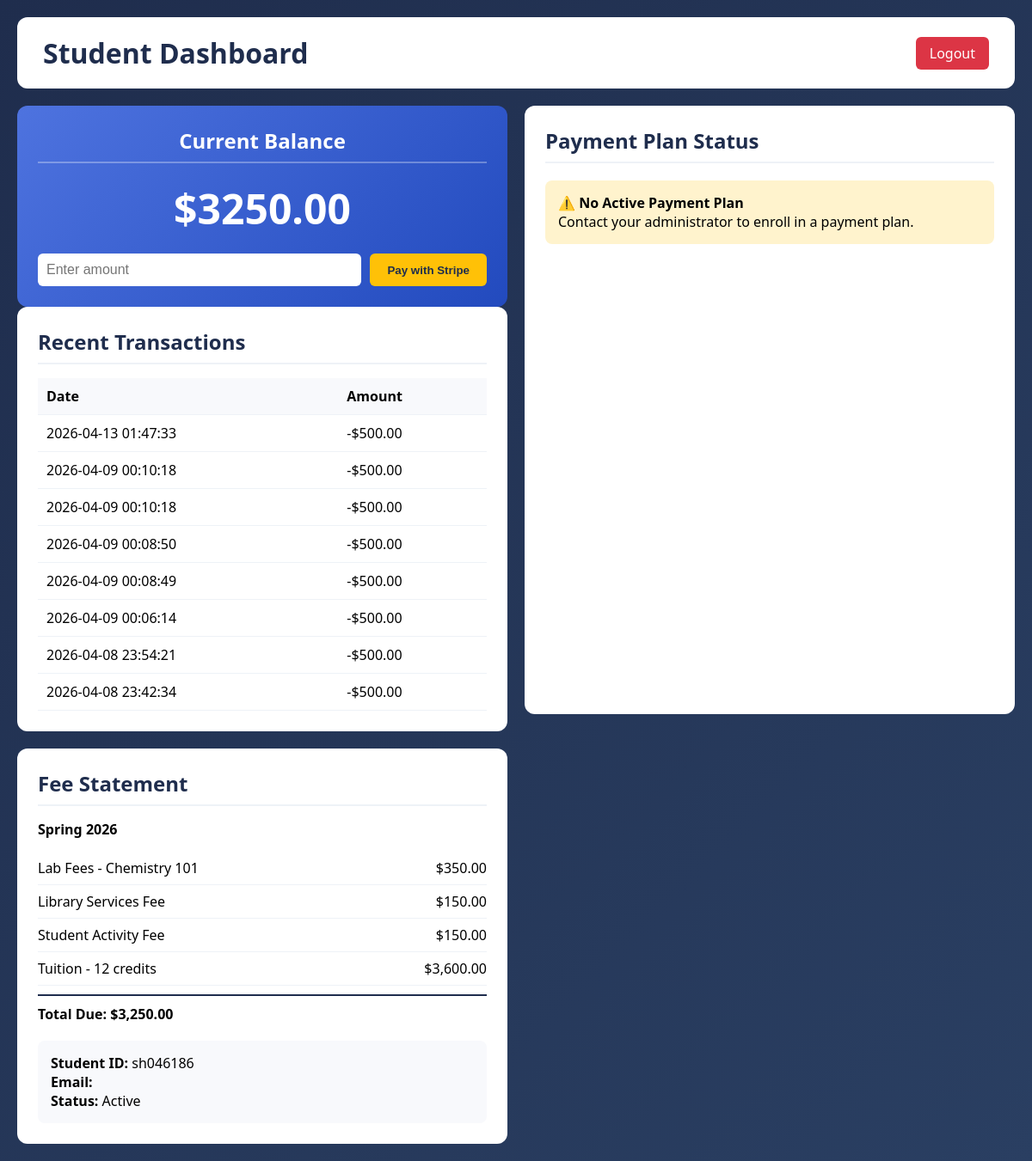
Page /student/dashboard (signed in) on the earlier database version.
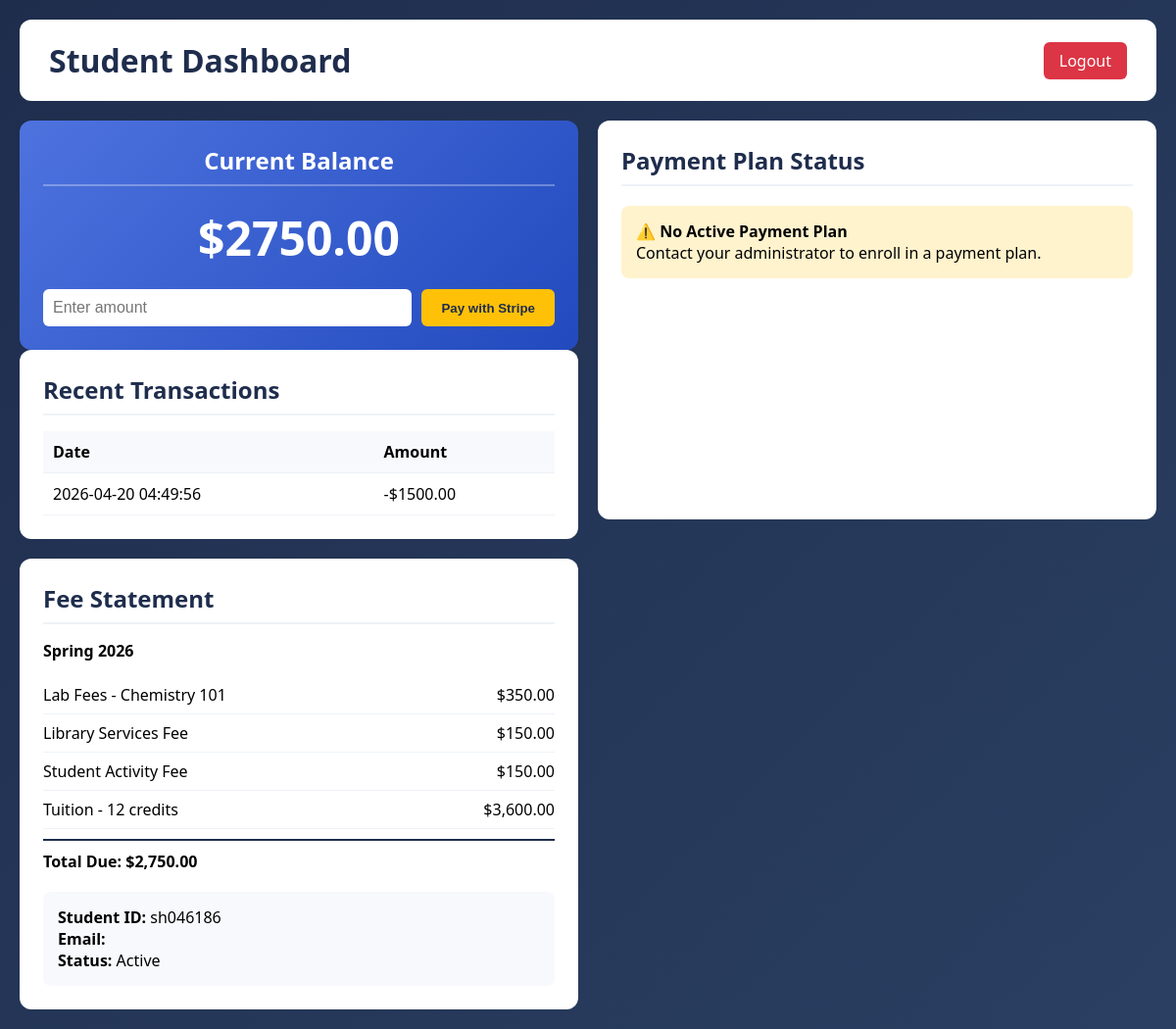
Same page on the later database version.
### tables this page shows
CREATE TABLE students (
                id INTEGER PRIMARY KEY AUTOINCREMENT,
                student_id TEXT UNIQUE NOT NULL,
                name TEXT NOT NULL,
                email TEXT UNIQUE NOT NULL,
                password_hash TEXT NOT NULL,
                balance DECIMAL(10,2) DEFAULT 0.00,
                role TEXT DEFAULT 'student',
                created_at TIMESTAMP DEFAULT CURRENT_TIMESTAMP
            );

CREATE TABLE payments (
                id INTEGER PRIMARY KEY AUTOINCREMENT,
                student_id INTEGER NOT NULL,
                amount DECIMAL(10,2) NOT NULL,
                payment_date TIMESTAMP DEFAULT CURRENT_TIMESTAMP,
                mock_mode BOOLEAN DEFAULT 1,
                FOREIGN KEY (student_id) REFERENCES students(id) ON DELETE CASCADE
            );

CREATE TABLE fee_items (
                id INTEGER PRIMARY KEY AUTOINCREMENT,
                student_id INTEGER NOT NULL,
                semester TEXT NOT NULL,
                description TEXT NOT NULL,
                amount DECIMAL(10,2) NOT NULL,
                category TEXT,
                FOREIGN KEY (student_id) REFERENCES students(id) ON DELETE CASCADE
            );

### app.py (the view)
@app.route("/student/dashboard")
def student_dashboard():
    if "student_id" not in session:
        return redirect(url_for("login"))
    if session.get("role") == "admin":
        return redirect(url_for("admin_dashboard"))
    student_id = session["student_id"]
    payment_message = session.pop("payment_message", None)
    balance_info = tuition_service.get_student_balance(student_id)
    statement = tuition_service.generate_fee_statement(student_id)
    payment_history = tuition_service.get_payment_history(student_id)
    return render_template(
        "student_dashboard.html",
        student=balance_info,
        statement=statement,
        payment_history=payment_history,
        payment_message=payment_message,
        current_year=datetime.now().year,
    )

### models.py (called while the page is built)
    @staticmethod
    def find_by_student_id(student_id: str) -> Optional["Student"]:
        conn = sqlite3.connect("tuition.db")
        conn.row_factory = sqlite3.Row
        cursor = conn.cursor()
        cursor.execute("SELECT * FROM students WHERE student_id = ?", (student_id,))
        row = cursor.fetchone()
        conn.close()
        if row:
            return Student(
                id=row["id"],
                student_id=row["student_id"],
                name=row["name"],
                email=row["email"],
                password_hash=row["password_hash"],  # ADD this
                balance=row["balance"],
                role=row["role"],
            )
        return None

### services.py (called while the page is built)
    def _get_current_semester(self) -> str:
        now = datetime.now()
        year = now.year
        if now.month <= 5:
            return f"Spring {year}"
        elif now.month <= 8:
            return f"Summer {year}"
        else:
            return f"Fall {year}"

    def _is_on_payment_plan(self, student_id: int) -> bool:
        return student_id in self._active_plans

### templates/student_dashboard.html (shortened to what the changed rows need)
<!DOCTYPE html>
<html lang="en">
<head>
</head>
<body>
    <div class="container">
        <div class="header">
            <h1>Student Dashboard</h1>
        </div>
        <div class="dashboard-grid">
            <div>
                <div class="card balance-card">
                    <h2>Current Balance</h2>
                    <div class="balance-amount" id="balance-amount">
                        {% if student %}
                        ${{ "%.2f"|format(student.balance) }}
                        {% else %}
                        $0.00
                        {% endif %}
                    </div>
                    <div class="payment-form">
                        <input type="number" id="payment-amount" class="payment-input" placeholder="Enter amount"
                            step="0.01">
                        <button class="pay-btn" onclick="makeStripePayment()">Pay with Stripe</button>
                    </div>
                </div>
                <div class="card">
                    <h2>Recent Transactions</h2>
                    <table>
                        <thead>
                            <tr>
                                <th>Date</th>
                                <th>Amount</th>
                            </tr>
                        </thead>
                        <tbody id="transactions-body">
                            {% if payment_history and payment_history.payments %}
                            {% for p in payment_history.payments %}
                            <tr>
                                <td>{{ p.date }}</td>
                                <td>-${{ "%.2f"|format(p.amount) }}</td>
                            </tr>
                            {% endfor %}
                            {% else %}
                            <tr>
                                <td colspan="2">No transactions yet</td>
                            </tr>
                            {% endif %}
                        </tbody>
                    </table>
                </div>
            </div>
            <div class="card" style="margin-bottom: 20px;">
                <h2>Payment Plan Status</h2>
            </div>
            <div class="card">
                <h2>Fee Statement</h2>
                {% if statement %}
                <div style="margin-top: 15px;">
                    {% if statement.fee_items and statement.fee_items|length > 0 %}
                    {% for fee_item in statement.fee_items %}
                    <div class="statement-row">
                        <span>{{ fee_item.description }}</span>
                        <span>{{ fee_item.amount_formatted }}</span>
                    </div>
                    {% endfor %}
                    <div class="statement-total">
                        <span>Total Due:</span>
                        <span>{{ statement.current_balance_formatted }}</span>
                    </div>
                    {% else %}
                    <p>No fee items found for this semester.</p>
                    {% endif %}
                </div>
                {% else %}
                <p>Unable to load fee statement.</p>
                {% endif %}
                {% if student %}
                <div class="summary-box">
                    <p><strong>Student ID:</strong> {{ student.student_id }}</p>
                    <p><strong>Email:</strong> {{ student.email }}</p>
                    <p><strong>Status:</strong> Active</p>
                </div>
                {% endif %}
            </div>
        </div>
    </div>
</body>
</html>

Differences in the rows shown:
removed payments: date "2026-04-13 01:47:33", amount "500.00"
removed payments: date "2026-04-09 00:10:18", amount "500.00"
removed payments: date "2026-04-09 00:10:18", amount "500.00"
removed payments: date "2026-04-09 00:08:50", amount "500.00"
removed payments: date "2026-04-09 00:08:49", amount "500.00"
removed payments: date "2026-04-09 00:06:14", amount "500.00"
removed payments: date "2026-04-08 23:54:21", amount "500.00"
changed students "sh046186": balance "3250.00" → "2750.00"
changed payments: date "2026-04-08 23:42:34" → "2026-04-20 04:49:56"; amount "500.00" → "1500.00"
Other differences:
{{ statement.current_balance_formatted }}: "$3,250.00" → "$2,750.00"
